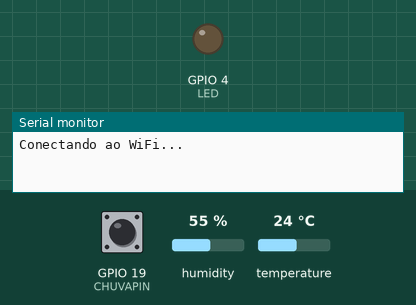
Bench run of a sketch on a simulated ESP32. Shown: output pins drawn as LEDs (lit = HIGH), the last lines printed to the serial monitor. Inputs (shaded band) come from the test bench; at power-on: GPIO 19 (CHUVAPIN) HIGH, humidity 55 %, temperature 24 °C. WiFi joins after 1.5 s; servers stay silent unless stated; uploads are accepted with an empty reply.

Above: at 0.1 s.
At 2.1 s:
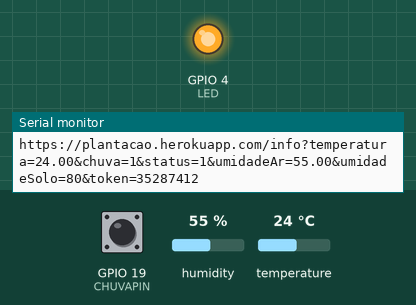
Timing chart, 0 to 3.6 s (numbered marks = the images above):
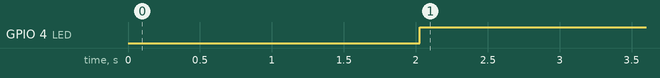

Measured:
- by itself, GPIO 4 (LED): LOW → HIGH at 2.0 s

The sketch:

iot_2.ino
```cpp
#include "DHT.h" // Biblioteca DHT

#define DHTPIN 18 // Pino do DHT
#define DHTTYPE DHT11 // DHT 11

#include <WiFi.h> // Biblioteca de WiFi
#include <HTTPClient.h> // Biblioteca de HTTP

#define LED 4

#define CHUVAPIN 19

DHT dht(DHTPIN, DHTTYPE);

const char* ssid = "jassonCell"; //login WiFi
const char* password = "ratinhas"; //senha WiFi

int chuva = 0;
float umidade = 0;
float temperatura = 0;

int statusIrrigacao = 0;

void setup() {
  Serial.begin(115200);

  pinMode(CHUVAPIN, INPUT);
  pinMode(LED, OUTPUT);


  dht.begin(); //inicializaçao do sensor DHT

  WiFi.begin(ssid, password); //inicialização do WiFi

  Serial.println("Conectando ao WiFi...");
  while (WiFi.status() != WL_CONNECTED) { // Verificação de conexão
    delay(1000);
    Serial.println("...");
  }
  Serial.println("Conectado a rede WiFi!");
  Serial.println("-------------------------------------------------------------");
}

void loop() {
  //obtem o valor do sensor de chuva
  chuva = digitalRead(CHUVAPIN);

  //obtem valores de umidade e temperatura
  umidade = dht.readHumidity();
  temperatura = dht.readTemperature();

  if (isnan(temperatura) || isnan(umidade)){ //verifica se o valor de DHT é válido
    Serial.println("Esperando um valor valido...");
  }else{
    imprimeDht(umidade, temperatura);
    imprimeSensorChuva(chuva);

    if(umidade<40 || temperatura<10 || chuva==0){
      statusIrrigacao = 0;
      digitalWrite(LED, LOW);
    }else{
      statusIrrigacao = 1;
      digitalWrite(LED, HIGH);
    }

    if(WiFi.status()==WL_CONNECTED){ //Verifica se o WiFi está conectado
      realizaRequisicaoPost(umidade, temperatura, chuva, statusIrrigacao);
    }else{
      Serial.println("Erro na conexão WiFi :(");
    }
  }
  delay(10000);  //Aguarda 10 segundos
}

//void irrigacao(){
//  if(statusIrrigacao == 1){
//    digitalWrite(LED, HIGH);
//  }else if(statusIrrigacao == 0){
//    digitalWrite(LED, LOW);
//  }
//}


void imprimeDht(float umidade, float temperatura){
    Serial.print("Temperatura: ");
    Serial.print(temperatura);
    Serial.println(" *C");
    Serial.print("Umidade: ");
    Serial.print(umidade);
    Serial.print(" %t");
}

void imprimeSensorChuva(int sensorChuva){
  Serial.print("\nSensor de Chuva: ");
  Serial.println(sensorChuva);
}

void realizaRequisicaoPost(float umidade, float temperatura, int sensorChuva, int statusIrrigacao){
   HTTPClient http;
   String urlPrincipal = "https://plantacao.herokuapp.com/info?";
   String token = "35287412";
   String url = urlPrincipal + "temperatura=" + (String)temperatura+ "&chuva="+(String)sensorChuva+ "&status="+ (String)statusIrrigacao + "&umidadeAr=" +(String)umidade + "&umidadeSolo=80"+"&token="+(String)token;

   Serial.println(url);

   http.begin(url);  //Especifica rota de requisicao
   http.addHeader("Content-Type", "multipart/form-data"); //Especifica o cabecalho

   int httpResponseCode = http.POST("");   //Envia uma requisicao POST

   if(httpResponseCode>0){ //Verifica codigo RESPONSE
      //Respostas de informação (100-199),
      //Respostas de sucesso (200-299),
      //Redirecionamentos (300-399)
      //Erros do cliente (400-499)
      //Erros do servidor (500-599).
    String response = http.getString(); // Recebe o retorno da requisicao

    Serial.println("\n-------------------------------------------------------------");
    Serial.println("HTTP Response Code:"+(String)httpResponseCode);
    Serial.println("Response: "+response);
   }else{
    Serial.print("Erro na requisicao: ");
    Serial.println(httpResponseCode);
   }
   http.end();
}
```
